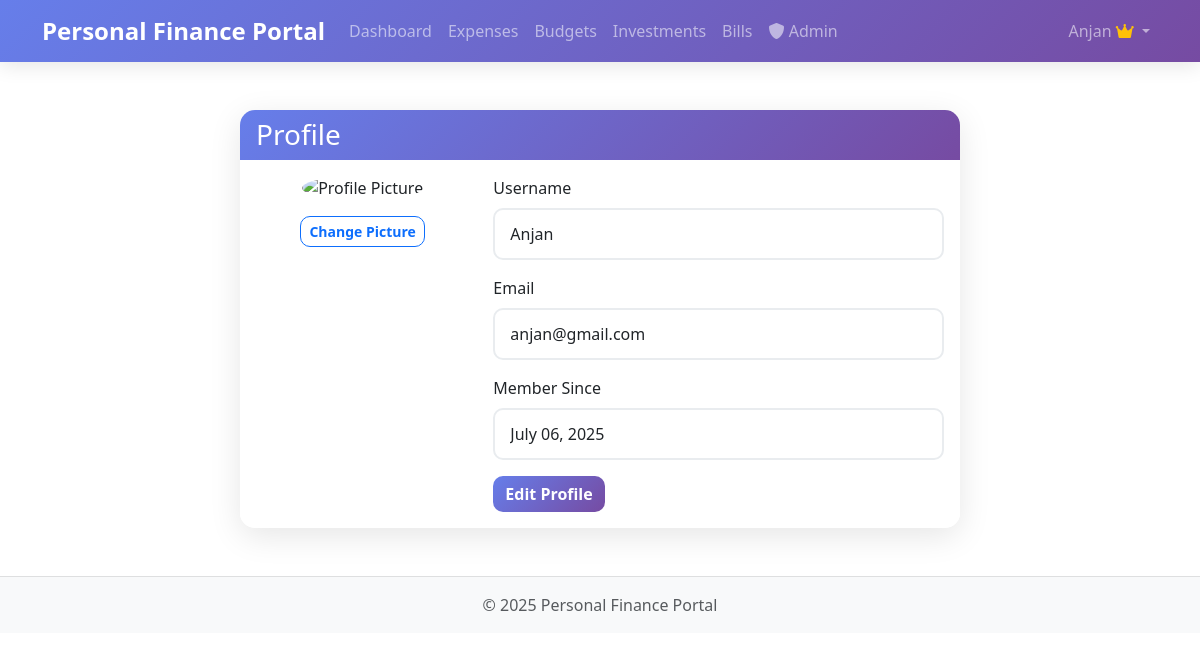
The app's page /profile (signed in) with its own data.
### app/models/user.py (models this page shows, shortened)
class User(db.Model, UserMixin):
    id = db.Column(db.Integer, primary_key=True)
    username = db.Column(db.String(64), index=True, unique=True)
    email = db.Column(db.String(120), index=True, unique=True)
    password_hash = db.Column(db.String(128))
    created_at = db.Column(db.DateTime, default=datetime.utcnow)
    is_admin = db.Column(db.Boolean, default=False)
    is_active = db.Column(db.Boolean, default=False)  # Users need admin approval
    approved_at = db.Column(db.DateTime, nullable=True)
    approved_by = db.Column(db.Integer, db.ForeignKey('user.id'), nullable=True)
    expenses = db.relationship('Expense', backref='user', lazy='dynamic')
    budgets = db.relationship('Budget', backref='user', lazy='dynamic')
    investments = db.relationship('Investment', backref='user', lazy='dynamic')
    bills = db.relationship('Bill', backref='user', lazy='dynamic')

### app/routes/profile.py (the view)
@profile_bp.route('/profile')
@login_required
def profile():
    return render_template('profile/profile.html', user=current_user)

### app/models/user.py (called while the page is built)
@login_manager.user_loader
def load_user(id):
    return User.query.get(int(id))

### app/utils/date_utils.py (called while the page is built)
def get_current_datetime():
    return datetime.now()

### app/templates/profile/profile.html
{% extends "base.html" %}
{% block content %}
<div class="container mt-5">
    <div class="row">
        <div class="col-md-8 offset-md-2">
            <div class="card">
                <div class="card-header bg-primary text-white">
                    <h3 class="mb-0">Profile</h3>
                </div>
                <div class="card-body">
                    <div class="row">
                        <div class="col-md-4 text-center">
                            <img src="{{ url_for('static', filename='images/default-avatar.png') }}"
                                alt="Profile Picture" class="img-fluid rounded-circle mb-3"
                                style="width: 150px; height: 150px;">
                            <button class="btn btn-outline-primary btn-sm">Change Picture</button>
                        </div>
                        <div class="col-md-8">
                            <form>
                                <div class="mb-3">
                                    <label for="username" class="form-label">Username</label>
                                    <input type="text" class="form-control" id="username" value="{{ user.username }}"
                                        readonly>
                                </div>
                                <div class="mb-3">
                                    <label for="email" class="form-label">Email</label>
                                    <input type="email" class="form-control" id="email" value="{{ user.email }}"
                                        readonly>
                                </div>
                                <div class="mb-3">
                                    <label for="joinDate" class="form-label">Member Since</label>
                                    <input type="text" class="form-control" id="joinDate"
                                        value="{{ user.created_at.strftime('%B %d, %Y') }}" readonly>
                                </div>
                                <a href="{{ url_for('profile.settings') }}" class="btn btn-primary">Edit Profile</a>
                            </form>
                        </div>
                    </div>
                </div>
            </div>
        </div>
    </div>
</div>
{% endblock %}

### app/templates/base.html (shortened to what this page needs)
<!DOCTYPE html>
<html lang="en">
<head>
    <link href="https://cdn.jsdelivr.net/npm/bootstrap@5.3.0-alpha1/dist/css/bootstrap.min.css" rel="stylesheet">
    <link rel="stylesheet" href="https://cdnjs.cloudflare.com/ajax/libs/font-awesome/6.0.0/css/all.min.css">
    <link rel="stylesheet" href="{{ url_for('static', filename='css/style.css') }}">
</head>
<body
    class="">
    <nav class="navbar navbar-expand-lg navbar-dark bg-primary">
        <div class="container">
            <a class="navbar-brand" href="{{ url_for('dashboard.index') }}">{{ config.APP_NAME }}</a>
            <div class="collapse navbar-collapse" id="navbarNav">
                <ul class="navbar-nav me-auto">
                    {% if current_user.is_authenticated %}
                    <li class="nav-item">
                        <a class="nav-link" href="{{ url_for('dashboard.index') }}">Dashboard</a>
                    </li>
                    <li class="nav-item">
                        <a class="nav-link" href="{{ url_for('expenses.index') }}">Expenses</a>
                    </li>
                    <li class="nav-item">
                        <a class="nav-link" href="{{ url_for('budgets.index') }}">Budgets</a>
                    </li>
                    <li class="nav-item">
                        <a class="nav-link" href="{{ url_for('investments.index') }}">Investments</a>
                    </li>
                    <li class="nav-item">
                        <a class="nav-link" href="{{ url_for('bills.index') }}">Bills</a>
                    </li>
                    {% if current_user.is_admin %}
                    <li class="nav-item">
                        <a class="nav-link" href="{{ url_for('admin.index') }}">
                            <i class="fas fa-shield-alt"></i> Admin
                        </a>
                    </li>
                    {% endif %}
                    {% endif %}
                </ul>
                <ul class="navbar-nav">
                    {% if current_user.is_authenticated %}
                    <li class="nav-item dropdown">
                        <a class="nav-link dropdown-toggle" href="#" id="userDropdown" role="button"
                            data-bs-toggle="dropdown">
                            {{ current_user.username }}
                            {% if current_user.is_admin %}
                            <i class="fas fa-crown text-warning"></i>
                            {% endif %}
                        </a>
                    </li>
                    {% endif %}
                </ul>
            </div>
        </div>
    </nav>
    <main class="container mt-4">
        {% block content %}{% endblock %}
    </main>
    <footer class="footer mt-5 py-3 bg-light">
        <div class="container text-center">
            <span class="text-muted">© {{ now.year }} {{ config.APP_NAME }}</span>
        </div>
    </footer>
</body>
</html>

### app/static/css/style.css (style rules this page uses)
.card { background: rgba(255, 255, 255, 0.95); backdrop-filter: blur(10px); border: none; border-radius: 15px; box-shadow: 0 8px 32px rgba(0, 0, 0, 0.1); transition: transform 0.3s ease, box-shadow 0.3s ease; }
.card-header { background: linear-gradient(135deg, #667eea 0%, #764ba2 100%); color: white; border-radius: 15px 15px 0 0 !important; border: none; }
.navbar { background: linear-gradient(135deg, #667eea 0%, #764ba2 100%) !important; box-shadow: 0 4px 20px rgba(0, 0, 0, 0.1); }
.navbar-brand { font-weight: 700; font-size: 1.5rem; }
.btn { border-radius: 10px; font-weight: 600; transition: all 0.3s ease; }
.btn-primary { background: linear-gradient(135deg, #667eea 0%, #764ba2 100%); border: none; }
.form-control { border-radius: 10px; border: 2px solid #e9ecef; padding: 12px 15px; transition: all 0.3s ease; }
.footer { background: rgba(248, 249, 250, 0.9) !important; backdrop-filter: blur(10px); border-top: 1px solid rgba(0, 0, 0, 0.1); }
.card { animation: fadeInUp 0.6s ease-out; }

### records on screen
User: username "Anjan", email "anjan@gmail.com", created_at "July 06, 2025"

### other values on screen
{{ config.APP_NAME }} "Personal Finance Portal"
{{ now.year }} "2025"
